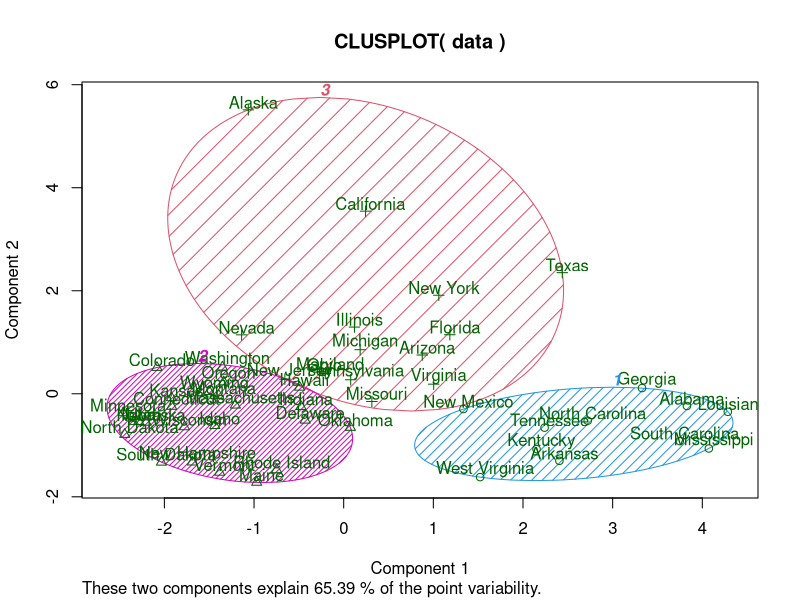
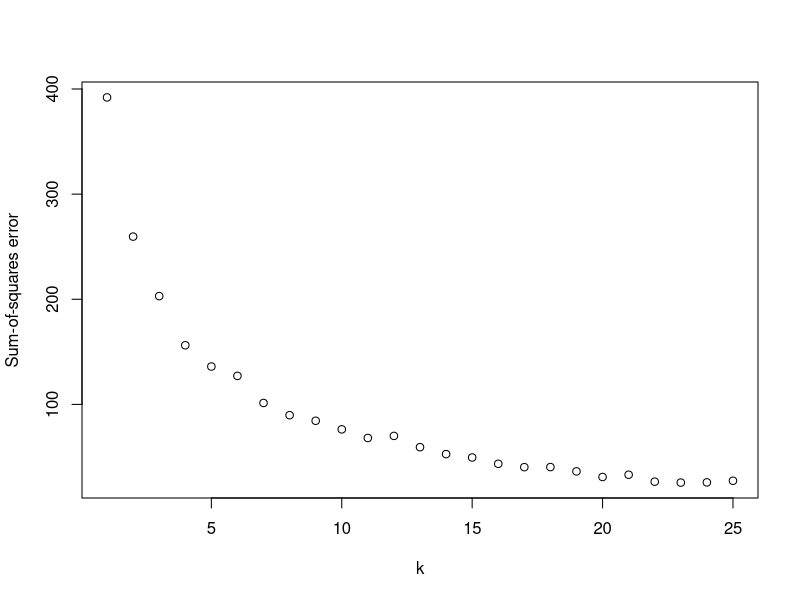
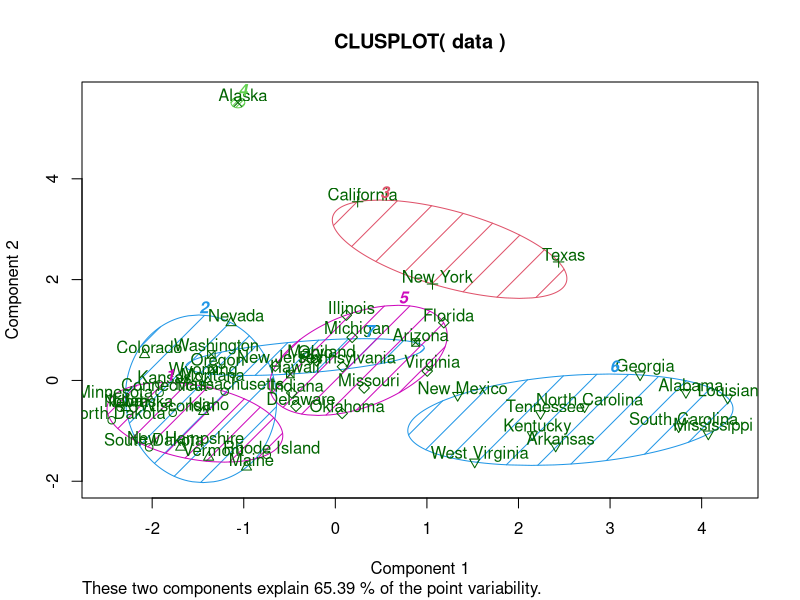
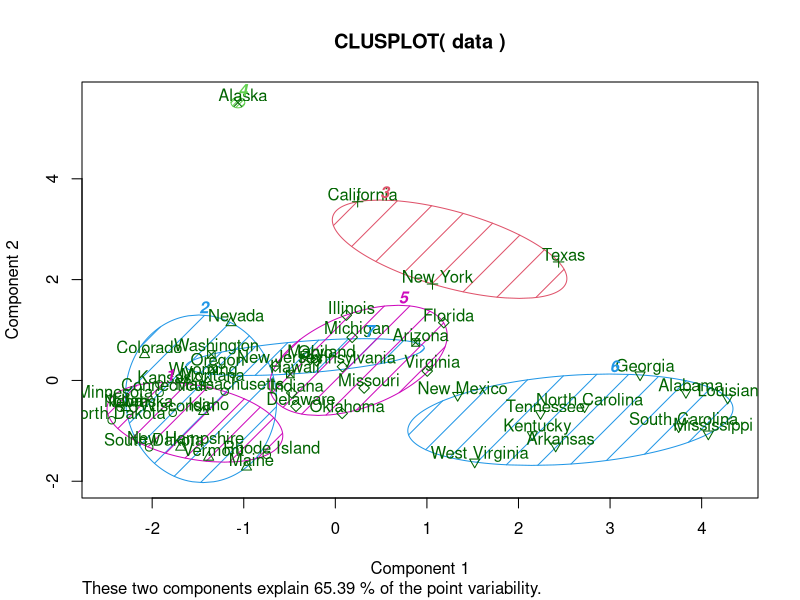

R code for these plots, in order:
library(datasets)
library(cluster)

# Step 1 - Load and normalize the dataset
data <- state.x77
data <- scale(data)

# Step 2 - Cluster the data into 3 clusters and note size and mean values
clusters <- kmeans(data, 3)
summary(clusters) # sizes of attributes within cluster frame
print(clusters$centers[, c("Population", "Income", "Illiteracy", "Life Exp")]) # mean values of the clusters
print(clusters$centers[, c("Murder", "HS Grad", "Frost", "Area")]) # mean values of the clusters
clusplot(data, clusters$cluster, color=TRUE, shade=TRUE, labels=2, lines=0)

# Step 3 - Loop from k=1 to 25 and plot the sum-of-squares error for each k value
errors <- c()
for (k in 1:25) 
{
  errors[k] <- kmeans(data, k)$tot.withinss
}

plot(errors, xlab = "k", ylab = "Sum-of-squares error")

# Step 04 - Choose an apppropriate k using the elbow method on the errors plot
clusters <- kmeans(data, 7)
clusplot(data, clusters$cluster, color=TRUE, shade=TRUE, labels=2, lines=0)

# Step 5 - List the states in each cluster
print(clusters$cluster)

# Step 6 - Use clusplot to plot the clustering
clusplot(data, clusters$cluster, color=TRUE, shade=TRUE, labels=2, lines=0)